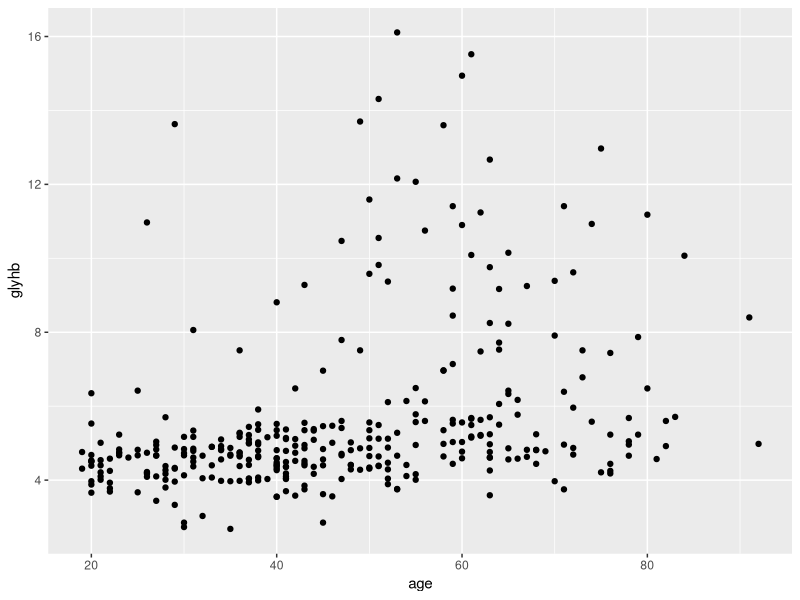
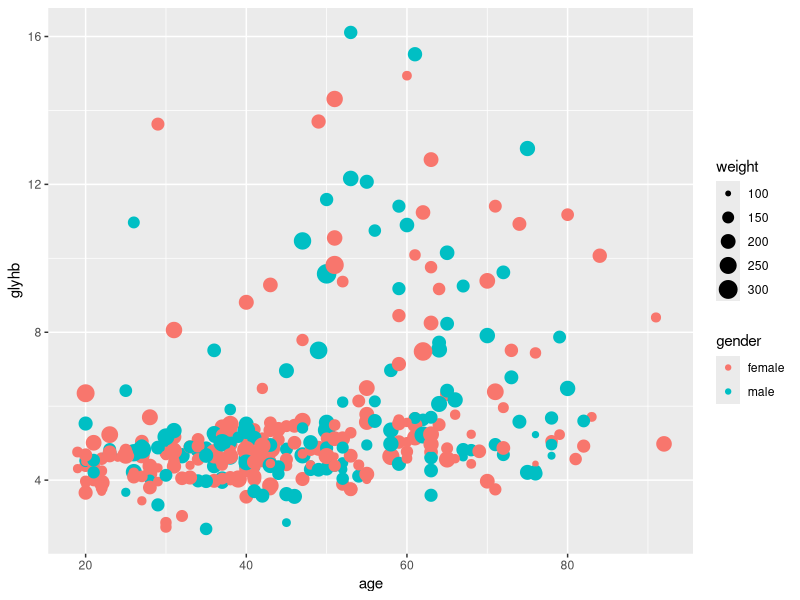
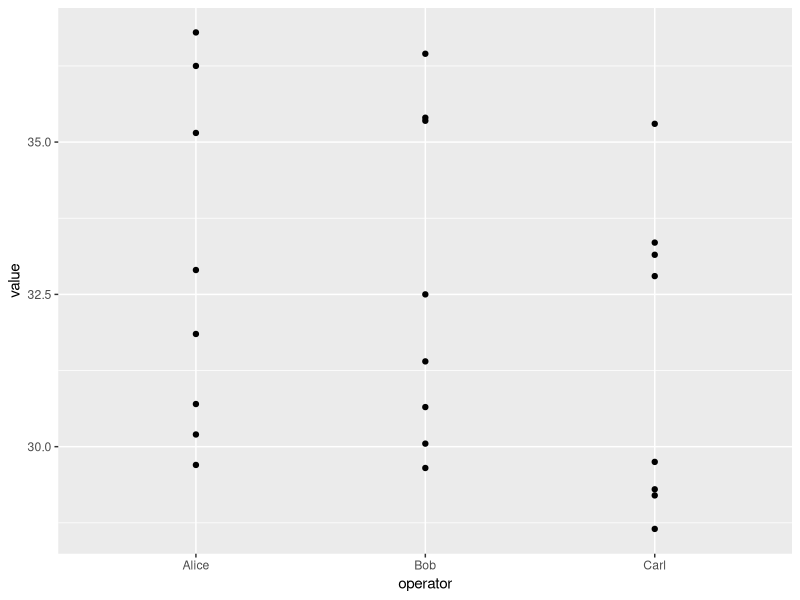
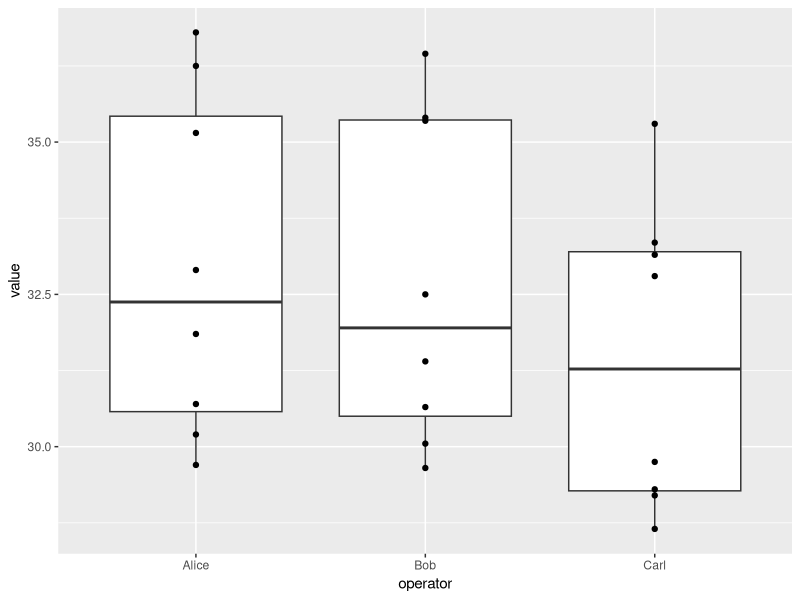
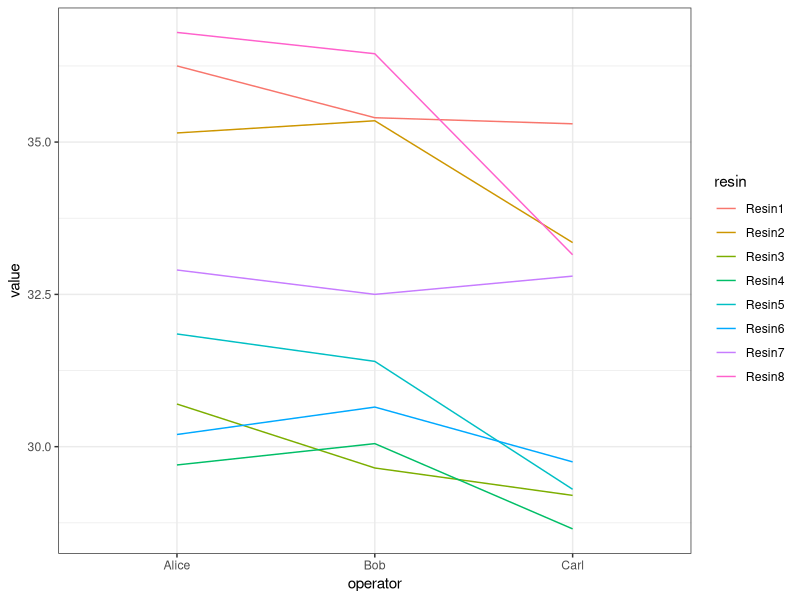
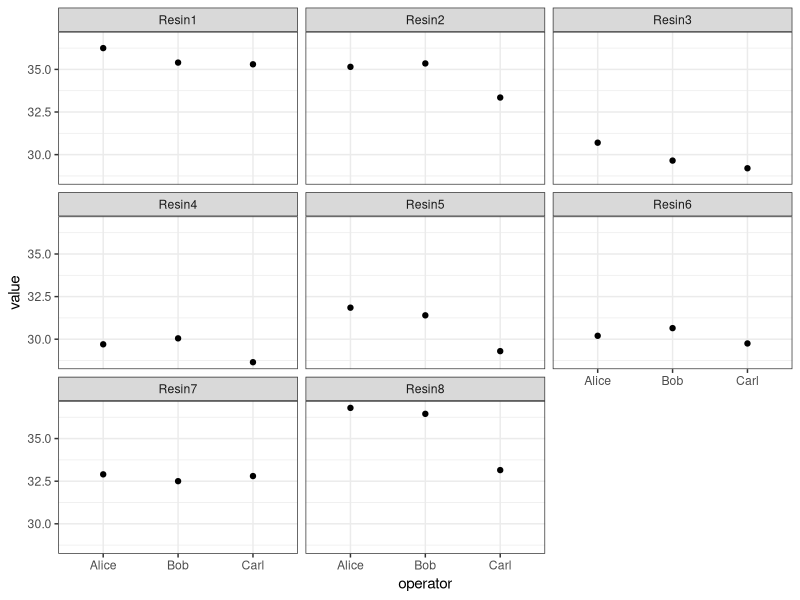

Write R code to recreate these figures, in order.
## ---- chunk 1
knitr::opts_chunk$set(fig.width=6, fig.height=4, fig.path = "fig/ggplot-")
## ---- chunk 2
library(ggplot2)
## ---- chunk 3
diabetes <- read.csv("data/diabetes.csv")
## ---- chunk 4
ggplot(diabetes, aes(y=glyhb, x=age)) +
    geom_point()
## ---- chunk 5
ggplot(diabetes, aes(y=glyhb, x=age, size=weight, color=gender)) +
    geom_point()
## ---- chunk 6
dat <- read.csv(file="data/pvc.csv", row.names=1)
mat <- as.matrix(dat)
## ---- chunk 7
library(reshape2)
long <- melt(mat)
head(long)
colnames(long) <- c("resin","operator","value")
head(long)
## ---- chunk 8
ggplot(long, aes(x=operator, y=value)) + geom_point()
## ---- chunk 9
ggplot(long, aes(x=operator, y=value)) + geom_boxplot() + geom_point()

ggplot(long, aes(x=operator, y=value, group=resin, color=resin)) +
    geom_line() + theme_bw()

ggplot(long, aes(x=operator, y=value)) +
    facet_wrap(~ resin) + geom_point() + theme_bw()
